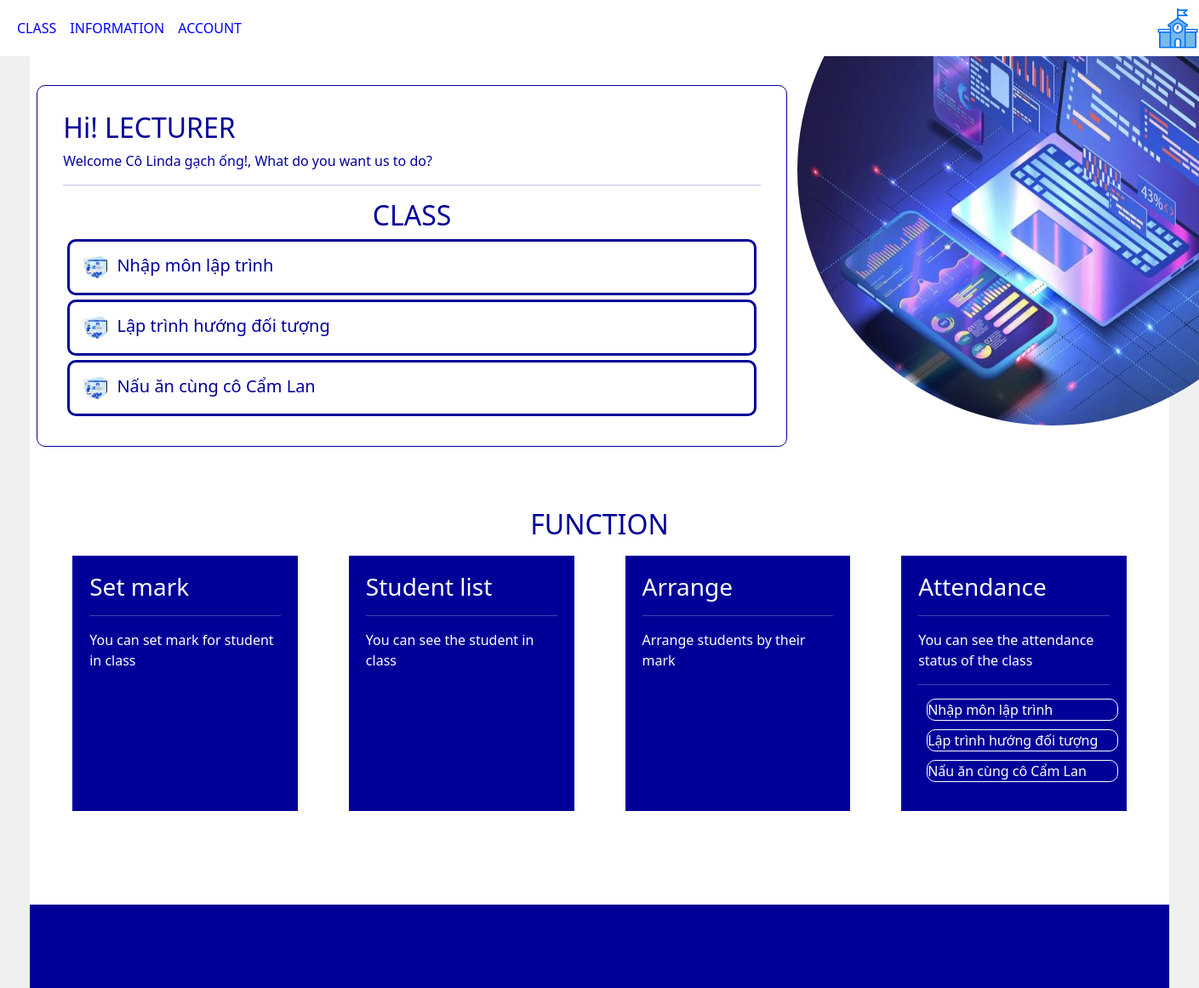
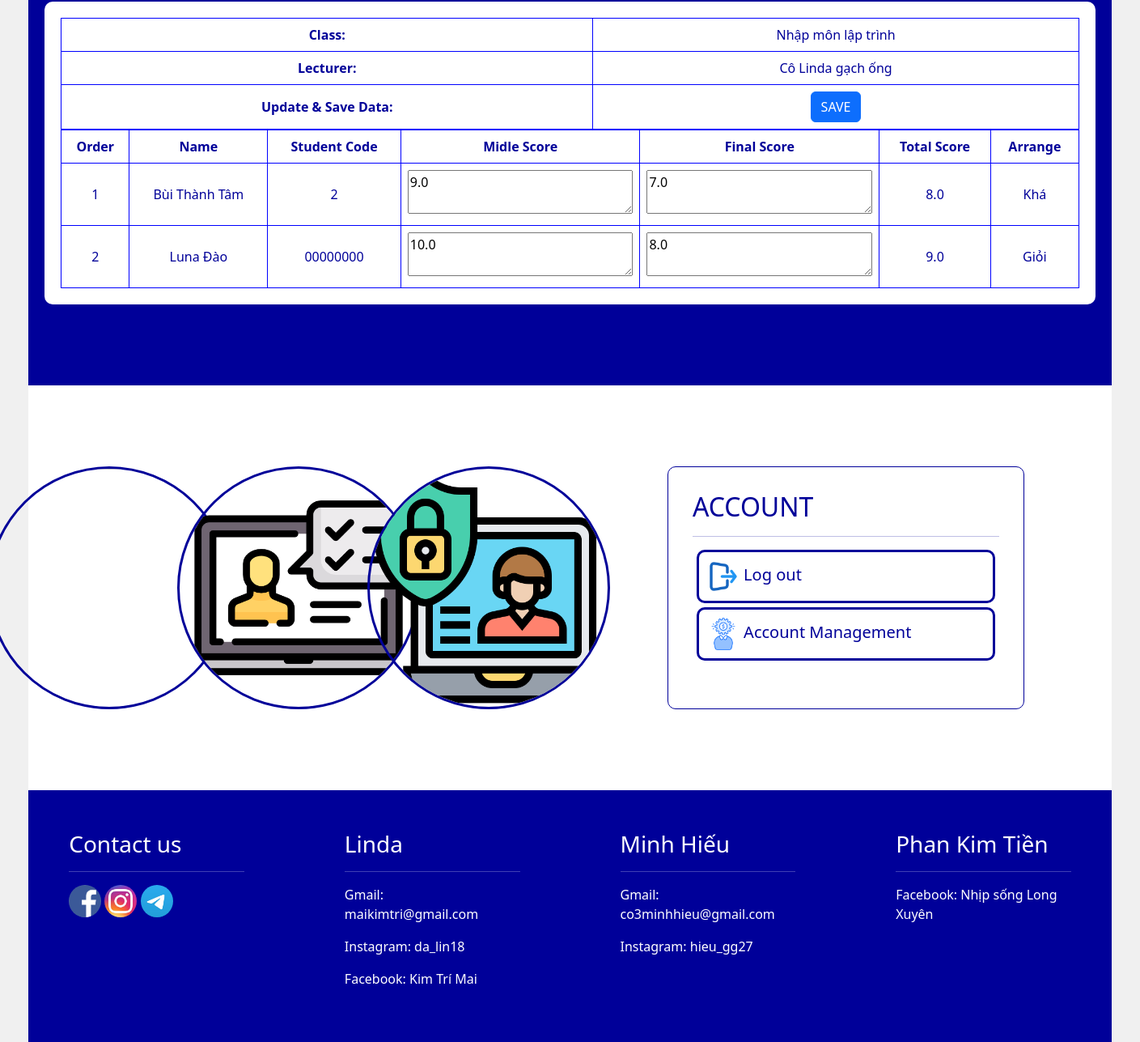
The page /class/3 on the database its author committed (2 pictures, top to bottom).
### attendance/models.py (models this page shows, shortened)
class Class(models.Model):
    class_name = models.CharField(max_length=100, verbose_name="Lớp học")
    teacher = models.ForeignKey('Teacher', on_delete=models.SET_NULL, null=True, verbose_name="Giảng viên đứng lớp")
    start_date = models.DateField(default=datetime.now,verbose_name="Ngày bắt đầu")
    start_time = models.TimeField(null=True, verbose_name="Giờ học")
    def student_list(self):
        students_in_class = Student.objects.filter(class_name=self)
        return ', '.join([student.name for student in students_in_class])
    student_list.short_description = 'Danh sách sinh viên'

class Teacher(models.Model):
    user = models.OneToOneField(User, on_delete=models.CASCADE, null = True, verbose_name="Tài khoản giảng viên")
    name = models.CharField(max_length=100, verbose_name="Tên")
    teacher_id = models.CharField(max_length=20, unique=True, null=True, verbose_name="Mã số giảng viên")

class Student(models.Model):
    user = models.OneToOneField(User, on_delete=models.CASCADE, null = True, verbose_name="Tài khoản sinh viên")
    name = models.CharField(max_length=100, verbose_name="Tên")
    student_id = models.CharField(max_length=20, unique=True, verbose_name="Mã số sinh viên")
    class_name = models.ForeignKey('Class', on_delete=models.SET_NULL, null=True, verbose_name="Danh sách lớp học phần")
    midScr = models.FloatField(default=0,verbose_name="Điểm giữa kì")
    fnlScr = models.FloatField(default=0,verbose_name="Điểm cuối kỳ")
    fingerprint_data = models.IntegerField(null=True, blank=True, verbose_name="Dữ liệu vân tay")
    def Total(self):
        if self.midScr is not None and self.fnlScr is not None:
            return (self.midScr + self.fnlScr) / 2
        return 0
    def Arrange(self):
        if self.Total() > 8:
            return "Giỏi"
        elif self.Total() > 6.5:
            return "Khá"
        elif self.Total() > 5:
            return "Trung bình"
        else:
            return "Yếu"

### attendance/views.py (the view, shortened to what this page needs)
# urls.py: path('class/<int:id>',views.getClass,name='Class'),
def getClass(request, id):
    classObj = Class.objects.get(id=id)
    students = Student.objects.filter(class_name = classObj)
    classes = Class.objects.filter(teacher=classObj.teacher)
    context = {
        'class': classObj,
        'students': students,
        'classes': classes
    }
    return render(request, 'interface/ClassManagement.html', context)

### attendance/templates/interface/ClassManagement.html (shortened to what this page needs)
{% extends "page/interface_base.html" %}
{% load static %}
{% block sayhi %}
    <h2>Hi! LECTURER</h2>
    <p>Welcome {{class.teacher.name}}!, What do you want us to do? </p>
    <hr>
    <h2 class="text-center">CLASS</h2>
    {% for class in classes %}
    <a href="{% url 'Class' class.id %}">
        <div class="class-list-item">
            <div class="icon-class"><img src="{% static 'attendance/icon1.jpg' %}" alt="" width="40px" height="40px"></div>
            <div class="link-class">{{class.class_name}}</div>
        </div>
    </a>
    {% endfor %}
{% endblock sayhi %}
{% block func %}
    <br>
    <br>
    <br>
    <h2 class="text-center">FUNCTION</h2>
    <div class="func-table">
        <div class="func1">
            <h3>Set mark</h3>
            <hr>
            <p>You can set mark for student in class</p>
        </div>
        <div class="func2">
            <h3>Student list</h3>
            <hr>
            <p>You can see the student in class</p>
        </div>
        <div class="func3">
            <h3>Arrange</h3>
            <hr>
            <p>Arrange students by their mark</p>
        </div>
        <div class="func4">
            <h3>Attendance</h3>
            <hr>
            <p>You can see the attendance status of the class</p>
            <hr>
            {% for class in classes %}
                <a class="dropdown-item atd-list" href="{% url 'AttendanceList' class.id %}">
                    {{class.class_name}}
                </a>
            {% endfor %}
        </div>
    </div>
{% endblock func %}
{% block section3 %}
    <div class="row">
        <div class="col-8">
            <div class="account-icon">
                <img src="{% static 'attendance/icon4.png' %}" alt="" width="300px" height="300px" class="acc-item">
                <img src="{% static 'attendance/icon5.png' %}" alt="" width="300px" height="300px" class="acc-item">
                <img src="{% static 'attendance/icon6.png' %}" alt="" width="300px" height="300px" class="acc-item">
            </div>
        </div>
        <div class="col-4 class-list acc">
            <h2>ACCOUNT</h2>
            <hr>
            <a href="{% url 'home' %}">
                <div class="class-list-item">
                    <div class="icon-class"><img src="{% static 'attendance/icon7.png' %}" alt="" width="40px" height="40px"></div>
                    <div class="link-class">Log out</div>
                </div>
            </a>
            <a href="{% url 'accountManagement' 'lecturer' class.teacher.id %}">
                <div class="class-list-item">
                    <div class="icon-class"><img src="{% static 'attendance/icon8.png' %}" alt="" width="40px" height="40px"></div>
                    <div class="link-class">Account Management</div>
                </div>
            </a>
        </div>
    </div>
{% endblock section3 %}
{% block section2 %}
    <div class="in4">
        <form method="POST">
                <table>
                    <tr>
                        <td><strong>Class:</strong></td>
                        <td>{{class.class_name}}</td>
                    </tr>
                    <tr>
                        <td><strong>Lecturer:</strong></td>
                        <td>{{class.teacher.name}}</td>
                    </tr>
                    <tr>
                        <td><strong>Update & Save Data:</strong></td>
                        <td><button class="btn btn-primary" >SAVE</button> </td>
                    </tr>
                </table>
                <table>
                    <tr class="title">
                        <td>Order</td>
                        <td>Name</td>
                        <td>Student Code</td>
                        <td>Midle Score</td>
                        <td>Final Score</td>
                        <td>Total Score</td>
                        <td>Arrange</td>
                    </tr>
                    {% for student in students %}
                    <tr>
                        <td> {{forloop.counter}} </td>
                        <td> {{student.name}} </td>
                        <td> {{student.student_id}} </td>
                        <td>
                            <textarea class="midScr " name="midScr{{student.id}}">{{student.midScr}}</textarea>
                        </td>
                        <td> <textarea class="fnlScr " name="fnlScr{{student.id}}">{{student.fnlScr}}</textarea> </td>
                        <td> {{student.Total}} </td>
                        <td> {{student.Arrange}} </td>
                    </tr>
                    {% endfor %}
                </table>
            </form>
    </div>
{% endblock section2 %}

### attendance/static/attendance/styles.css (style rules this page uses)
a { color: inherit; text-decoration: none; }
table { width: 100%; border: 1px solid blue; }
td,tr { border: 1px solid blue; text-align: center; padding: 8px; }
tr.title td { font-weight: bold; }
td textarea { width: 100%; height: 100%; box-sizing: border-box; }
h2 { text-align: center; }

### attendance/static/attendance/Main.css (style rules this page uses)
body { display: flex; flex-direction: column; align-items: center; background-color: #f0f0f0; width: 100vw; overflow-x: hidden; }
div.class-list > * { text-align: left; }
div.class-list { padding: 30px; border: 1px solid #000099; border-radius: 10px; }
div.class-list-item > * { display: inline-block; }
div.class-list-item { padding: 10px; margin: 5px; border: 3px solid #000099; border-radius: 10px; color: #000099; font-size: 20px; }
.func-table { display: flex; align-items: center; justify-content: center; }
.func1,.func2,.func3,.func4 { background-color: #000099; color: #ffffff; padding: 20px; margin: 10px 30px; width: 300px; height: 300px; box-sizing: border-box; }
.in4 { background-color: #ffffff; color: #000099; width: 100%; height: 100%; border-radius: 10px; padding: 20px; overflow-x: auto; }
.acc-item { border: 3px solid #000099; border-radius: 50%; margin-left: -70px; }
div.acc { margin-left: -100px; }
.atd-list { border: 1px solid #ffffff; border-radius: 10px; margin: 10px; }

### rows shown on the page
Class: teacher.name "Cô Linda gạch ống", class_name "Nhập môn lập trình"
Class: class_name "Lập trình hướng đối tượng"
Class: class_name "Nấu ăn cùng cô Cẩm Lan"
Student: name "Bùi Thành Tâm", student_id "2", id "9.0", id "7.0", Total "8.0", Arrange "Khá"
Student: name "Luna Đào", student_id "00000000", id "10.0", id "8.0", Total "9.0", Arrange "Giỏi"
